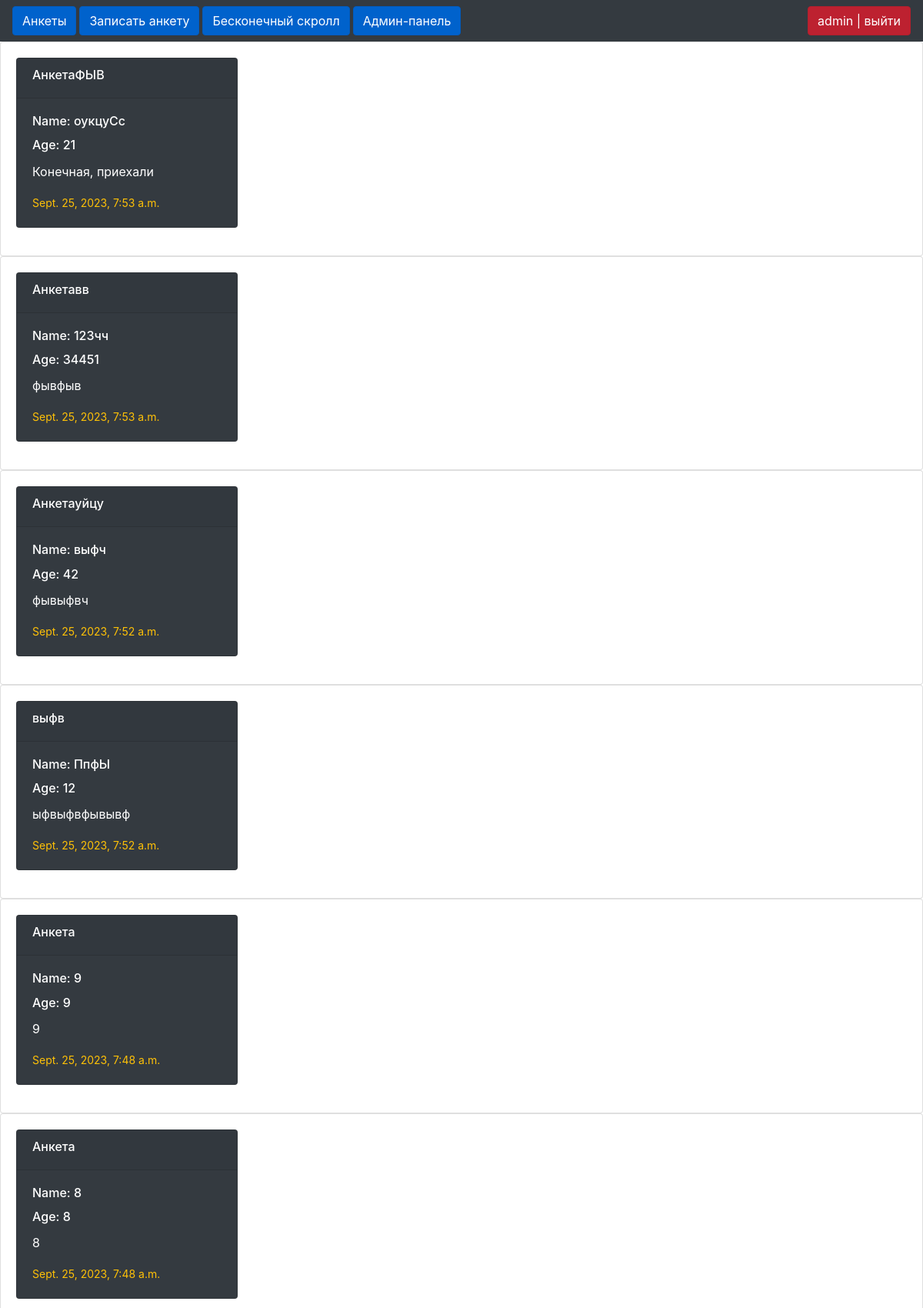
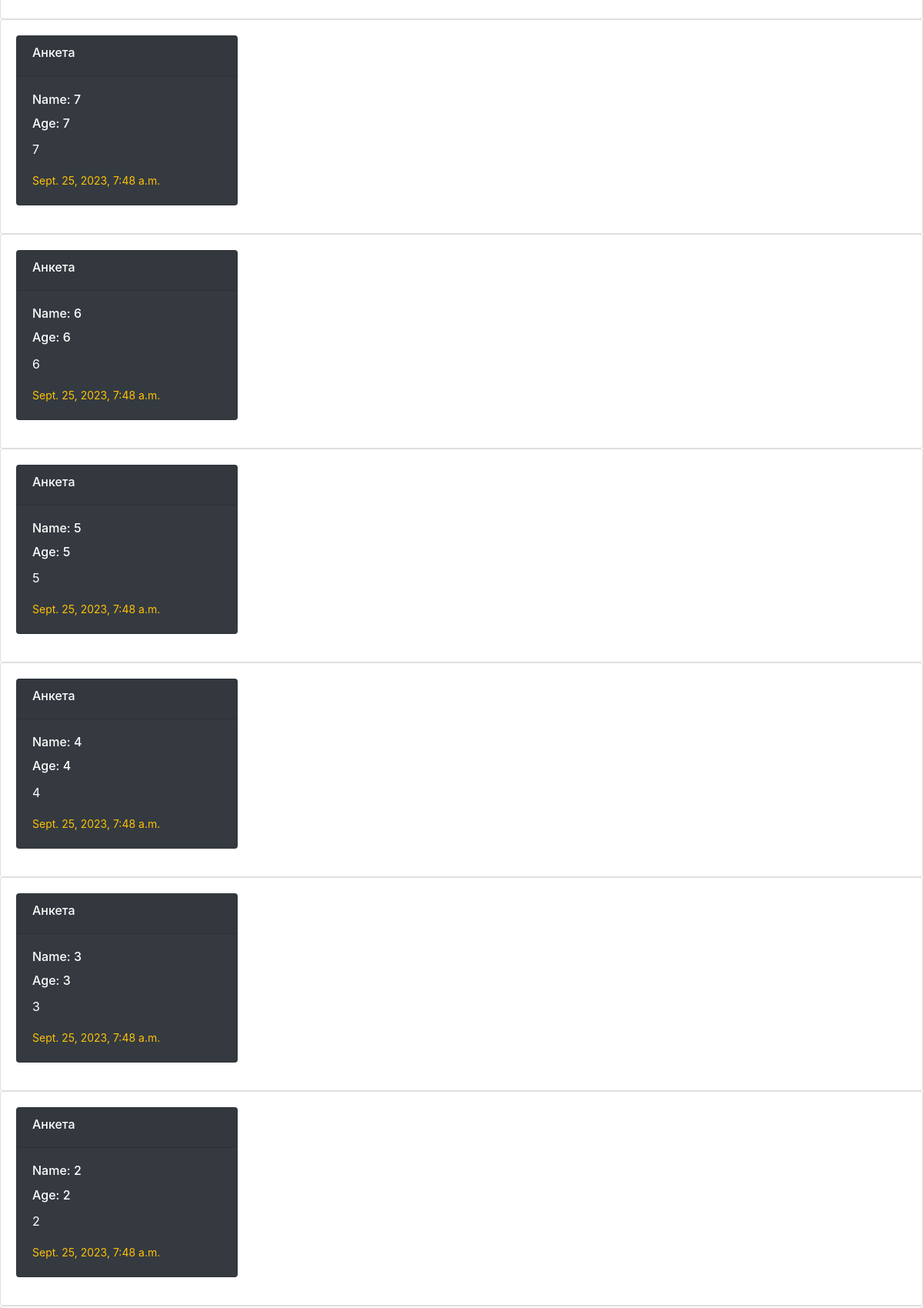
The page /main/ (signed in, upper part) on the database its author committed (2 pictures, top to bottom).
### main/models.py (models this page shows, shortened)
class Forms(models.Model):
    title = models.CharField('Название анкеты', max_length=50, default='Анкета')
    name = models.CharField('Имя', max_length=50)
    age = models.IntegerField('Возраст')
    comment = models.TextField('Комментарий', max_length=200)
    date = models.DateTimeField('Время', auto_now_add=True)
    class Meta:
        verbose_name = 'Form'

### main/views.py (the view)
# urls.py: path('main/', BaseView.as_view()),
class BaseView(LoginRequiredMixin, View):
    def get(self, request):
        forms = Forms.objects.order_by('-date')
        return render(request, 'main/main.html', {'forms': forms})

### main/templates/main/main.html
{% extends 'main/base.html' %}
{% block content %}
{% for el in forms %}
        <div class="card">
            <div class="card-body">
                <div class="card text-white bg-dark mb-3" style="max-width: 18rem;">
                    <div class="card-header"><h6>{{ el.title }}</h6></div>
                    <div class="card-body">
                        <h6 class="card-title">Name: {{ el.name }} </h6>
                        <h6 class="card-title">Age: {{ el.age }}</h6>
                        <p class="card-text">{{ el.comment }}</p>
                        <p class="card-text"><small class="text-warning">{{ el.date }}</small></p>
                    </div>
                </div>
            </div>
        </div>
{% endfor %}
{% endblock %}

### main/templates/main/base.html (shortened to what this page needs)
<!doctype html>
<html lang="en">
<head>
    <link rel="stylesheet" href="https://cdn.jsdelivr.net/npm/bootstrap@4.6.2/dist/css/bootstrap.min.css">
</head>
<body>
    <nav class="navbar navbar-expand-lg navbar-dark bg-dark">
        <div class="collapse navbar-collapse" id="navbarSupportedContent">
            <ul class="navbar-nav mr-auto">
                <a href="/main" class="btn btn-primary active" role="button" aria-pressed="true" style="margin-right: 4px;">Анкеты</a>
                <a href="/form" class="btn btn-primary active" role="button" aria-pressed="true" style="margin-right: 4px;">Записать анкету</a>
                <a href="/ankets" class="btn btn-primary active" role="button" aria-pressed="true" style="margin-right: 4px;">Бесконечный скролл</a>
                <a href="/admin" class="btn btn-primary active" role="button" aria-pressed="true" style="margin-right: 4px;">Админ-панель</a>
            </ul>
            <div>
                <a href="/accounts/logout/" class="btn btn-danger active" role="button" aria-pressed="true">{{ user.get_username }} | выйти</a>
            </div>
        </div>
    </nav>
    {% block content %}
    {% endblock %}
</body>
</html>

### rows shown on the page
Forms: title "АнкетаФЫВ", name "оукцуСс", age "21", comment "Конечная, приехали", date "Sept. 25, 2023, 7:53 a.m."
Forms: title "Анкетавв", name "123чч", age "34451", comment "фывфыв", date "Sept. 25, 2023, 7:53 a.m."
Forms: title "Анкетауйцу", name "выфч", age "42", comment "фывыфвч", date "Sept. 25, 2023, 7:52 a.m."
Forms: title "выфв", name "ПпфЫ", age "12", comment "ыфвыфвфывывф", date "Sept. 25, 2023, 7:52 a.m."
Forms: title "Анкета", name "9", age "9", comment "9", date "Sept. 25, 2023, 7:48 a.m."
Forms: title "Анкета", name "8", age "8", comment "8", date "Sept. 25, 2023, 7:48 a.m."
Forms: title "Анкета", name "7", age "7", comment "7", date "Sept. 25, 2023, 7:48 a.m."
Forms: title "Анкета", name "6", age "6", comment "6", date "Sept. 25, 2023, 7:48 a.m."
Forms: title "Анкета", name "5", age "5", comment "5", date "Sept. 25, 2023, 7:48 a.m."
Forms: title "Анкета", name "4", age "4", comment "4", date "Sept. 25, 2023, 7:48 a.m."
Forms: title "Анкета", name "3", age "3", comment "3", date "Sept. 25, 2023, 7:48 a.m."
Forms: title "Анкета", name "2", age "2", comment "2", date "Sept. 25, 2023, 7:48 a.m."

### other values the page prints
{{ user.get_username }} "admin"
